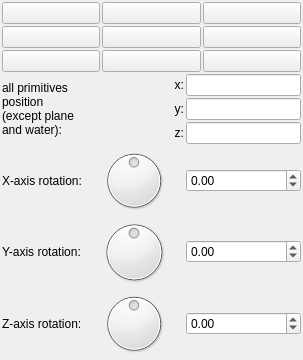
               <widget class="QWidget" name="scrollAreaWidgetContents_primitives">
                <property name="geometry">
                 <rect>
                  <x>0</x>
                  <y>0</y>
                  <width>303</width>
                  <height>360</height>
                 </rect>
                </property>
                <layout class="QVBoxLayout" name="verticalLayout_74">
                 <property name="spacing">
                  <number>2</number>
                 </property>
                 <property name="leftMargin">
                  <number>2</number>
                 </property>
                 <property name="topMargin">
                  <number>2</number>
                 </property>
                 <property name="rightMargin">
                  <number>2</number>
                 </property>
                 <property name="bottomMargin">
                  <number>2</number>
                 </property>
                 <item>
                  <layout class="QGridLayout" name="gridLayout_23">
                   <property name="spacing">
                    <number>2</number>
                   </property>
                   <item row="2" column="0">
                    <widget class="QPushButton" name="pushButton_add_primitive_cylinder">
                     <property name="sizePolicy">
                      <sizepolicy hsizetype="Minimum" vsizetype="Fixed">
                       <horstretch>0</horstretch>
                       <verstretch>1</verstretch>
                      </sizepolicy>
                     </property>
                     <property name="text">
                      <string/>
                     </property>
                     <property name="icon">
                      <iconset resource="icons.qrc">
                       <normaloff>:/arrows/icons/cylinder.png</normaloff>:/arrows/icons/cylinder.png</iconset>
                     </property>
                     <property name="iconSize">
                      <size>
                       <width>32</width>
                       <height>32</height>
                      </size>
                     </property>
                    </widget>
                   </item>
                   <item row="2" column="1">
                    <widget class="QPushButton" name="pushButton_add_primitive_cone">
                     <property name="sizePolicy">
                      <sizepolicy hsizetype="Minimum" vsizetype="Fixed">
                       <horstretch>0</horstretch>
                       <verstretch>1</verstretch>
                      </sizepolicy>
                     </property>
                     <property name="text">
                      <string/>
                     </property>
                     <property name="icon">
                      <iconset resource="icons.qrc">
                       <normaloff>:/arrows/icons/cone.png</normaloff>:/arrows/icons/cone.png</iconset>
                     </property>
                     <property name="iconSize">
                      <size>
                       <width>32</width>
                       <height>32</height>
                      </size>
                     </property>
                    </widget>
                   </item>
                   <item row="0" column="0">
                    <widget class="QPushButton" name="pushButton_add_primitive_rectangle">
                     <property name="sizePolicy">
                      <sizepolicy hsizetype="Minimum" vsizetype="Fixed">
                       <horstretch>0</horstretch>
                       <verstretch>1</verstretch>
                      </sizepolicy>
                     </property>
                     <property name="text">
                      <string/>
                     </property>
                     <property name="icon">
                      <iconset resource="icons.qrc">
                       <normaloff>:/arrows/icons/rectangle.png</normaloff>:/arrows/icons/rectangle.png</iconset>
                     </property>
                     <property name="iconSize">
                      <size>
                       <width>32</width>
                       <height>32</height>
                      </size>
                     </property>
                    </widget>
                   </item>
                   <item row="0" column="1">
                    <widget class="QPushButton" name="pushButton_add_primitive_circle">
                     <property name="sizePolicy">
                      <sizepolicy hsizetype="Minimum" vsizetype="Fixed">
                       <horstretch>0</horstretch>
                       <verstretch>1</verstretch>
                      </sizepolicy>
                     </property>
                     <property name="text">
                      <string/>
                     </property>
                     <property name="icon">
                      <iconset resource="icons.qrc">
                       <normaloff>:/arrows/icons/circle.png</normaloff>:/arrows/icons/circle.png</iconset>
                     </property>
                     <property name="iconSize">
                      <size>
                       <width>32</width>
                       <height>32</height>
                      </size>
                     </property>
                    </widget>
                   </item>
                   <item row="0" column="2">
                    <widget class="QPushButton" name="pushButton_add_primitive_box">
                     <property name="sizePolicy">
                      <sizepolicy hsizetype="Minimum" vsizetype="Fixed">
                       <horstretch>0</horstretch>
                       <verstretch>1</verstretch>
                      </sizepolicy>
                     </property>
                     <property name="text">
                      <string/>
                     </property>
                     <property name="icon">
                      <iconset resource="icons.qrc">
                       <normaloff>:/arrows/icons/box.png</normaloff>:/arrows/icons/box.png</iconset>
                     </property>
                     <property name="iconSize">
                      <size>
                       <width>32</width>
                       <height>32</height>
                      </size>
                     </property>
                    </widget>
                   </item>
                   <item row="3" column="2">
                    <widget class="QPushButton" name="pushButton_add_primitive_water">
                     <property name="sizePolicy">
                      <sizepolicy hsizetype="Minimum" vsizetype="Fixed">
                       <horstretch>0</horstretch>
                       <verstretch>1</verstretch>
                      </sizepolicy>
                     </property>
                     <property name="text">
                      <string/>
                     </property>
                     <property name="icon">
                      <iconset resource="icons.qrc">
                       <normaloff>:/arrows/icons/water.png</normaloff>:/arrows/icons/water.png</iconset>
                     </property>
                     <property name="iconSize">
                      <size>
                       <width>32</width>
                       <height>32</height>
                      </size>
                     </property>
                    </widget>
                   </item>
                   <item row="3" column="1">
                    <widget class="QPushButton" name="pushButton_add_primitive_plane">
                     <property name="sizePolicy">
                      <sizepolicy hsizetype="Minimum" vsizetype="Fixed">
                       <horstretch>0</horstretch>
                       <verstretch>1</verstretch>
                      </sizepolicy>
                     </property>
                     <property name="text">
                      <string/>
                     </property>
                     <property name="icon">
                      <iconset resource="icons.qrc">
                       <normaloff>:/arrows/icons/plane.png</normaloff>:/arrows/icons/plane.png</iconset>
                     </property>
                     <property name="iconSize">
                      <size>
                       <width>32</width>
                       <height>32</height>
                      </size>
                     </property>
                    </widget>
                   </item>
                   <item row="3" column="0">
                    <widget class="QPushButton" name="pushButton_add_primitive_torus">
                     <property name="sizePolicy">
                      <sizepolicy hsizetype="Minimum" vsizetype="Fixed">
                       <horstretch>0</horstretch>
                       <verstretch>1</verstretch>
                      </sizepolicy>
                     </property>
                     <property name="text">
                      <string/>
                     </property>
                     <property name="icon">
                      <iconset resource="icons.qrc">
                       <normaloff>:/arrows/icons/torus.png</normaloff>:/arrows/icons/torus.png</iconset>
                     </property>
                     <property name="iconSize">
                      <size>
                       <width>32</width>
                       <height>32</height>
                      </size>
                     </property>
                    </widget>
                   </item>
                   <item row="2" column="2">
                    <widget class="QPushButton" name="pushButton_add_primitive_sphere">
                     <property name="sizePolicy">
                      <sizepolicy hsizetype="Minimum" vsizetype="Fixed">
                       <horstretch>0</horstretch>
                       <verstretch>1</verstretch>
                      </sizepolicy>
                     </property>
                     <property name="text">
                      <string/>
                     </property>
                     <property name="icon">
                      <iconset resource="icons.qrc">
                       <normaloff>:/arrows/icons/sphere.png</normaloff>:/arrows/icons/sphere.png</iconset>
                     </property>
                     <property name="iconSize">
                      <size>
                       <width>32</width>
                       <height>32</height>
                      </size>
                     </property>
                    </widget>
                   </item>
                  </layout>
                 </item>
                 <item>
                  <layout class="QGridLayout" name="gridLayout_37">
                   <property name="spacing">
                    <number>2</number>
                   </property>
                   <item row="2" column="2">
                    <widget class="MyLineEdit" name="vect3_all_primitives_position_z"/>
                   </item>
                   <item row="3" column="2">
                    <widget class="MyDoubleSpinBox" name="spinboxd3_all_primitives_rotation_x">
                     <property name="prefix">
                      <string/>
                     </property>
                     <property name="suffix">
                      <string/>
                     </property>
                     <property name="decimals">
                      <number>2</number>
                     </property>
                     <property name="minimum">
                      <double>-36000.000000000000000</double>
                     </property>
                     <property name="maximum">
                      <double>36000.000000000000000</double>
                     </property>
                     <property name="singleStep">
                      <double>0.100000000000000</double>
                     </property>
                    </widget>
                   </item>
                   <item row="4" column="0">
                    <widget class="QLabel" name="label_50">
                     <property name="text">
                      <string>Y-axis rotation:</string>
                     </property>
                    </widget>
                   </item>
                   <item row="5" column="1">
                    <widget class="QDial" name="dial3_all_primitives_rotation_z">
                     <property name="minimum">
                      <number>-18000</number>
                     </property>
                     <property name="maximum">
                      <number>18000</number>
                     </property>
                     <property name="wrapping">
                      <bool>true</bool>
                     </property>
                    </widget>
                   </item>
                   <item row="2" column="1">
                    <widget class="QLabel" name="label_141">
                     <property name="sizePolicy">
                      <sizepolicy hsizetype="Preferred" vsizetype="Preferred">
                       <horstretch>0</horstretch>
                       <verstretch>0</verstretch>
                      </sizepolicy>
                     </property>
                     <property name="text">
                      <string>z:</string>
                     </property>
                     <property name="alignment">
                      <set>Qt::AlignRight|Qt::AlignTrailing|Qt::AlignVCenter</set>
                     </property>
                    </widget>
                   </item>
                   <item row="0" column="1">
                    <widget class="QLabel" name="label_142">
                     <property name="sizePolicy">
                      <sizepolicy hsizetype="Preferred" vsizetype="Preferred">
                       <horstretch>0</horstretch>
                       <verstretch>0</verstretch>
                      </sizepolicy>
                     </property>
                     <property name="text">
                      <string>x:</string>
                     </property>
                     <property name="alignment">
                      <set>Qt::AlignRight|Qt::AlignTrailing|Qt::AlignVCenter</set>
                     </property>
                    </widget>
                   </item>
                   <item row="0" column="2">
                    <widget class="MyLineEdit" name="vect3_all_primitives_position_x"/>
                   </item>
                   <item row="1" column="2">
                    <widget class="MyLineEdit" name="vect3_all_primitives_position_y"/>
                   </item>
                   <item row="3" column="0">
                    <widget class="QLabel" name="label_49">
                     <property name="text">
                      <string>X-axis rotation:</string>
                     </property>
                    </widget>
                   </item>
                   <item row="1" column="1">
                    <widget class="QLabel" name="label_144">
                     <property name="sizePolicy">
                      <sizepolicy hsizetype="Preferred" vsizetype="Preferred">
                       <horstretch>0</horstretch>
                       <verstretch>0</verstretch>
                      </sizepolicy>
                     </property>
                     <property name="text">
                      <string>y:</string>
                     </property>
                     <property name="alignment">
                      <set>Qt::AlignRight|Qt::AlignTrailing|Qt::AlignVCenter</set>
                     </property>
                    </widget>
                   </item>
                   <item row="4" column="1">
                    <widget class="QDial" name="dial3_all_primitives_rotation_y">
                     <property name="minimum">
                      <number>-18000</number>
                     </property>
                     <property name="maximum">
                      <number>18000</number>
                     </property>
                     <property name="wrapping">
                      <bool>true</bool>
                     </property>
                    </widget>
                   </item>
                   <item row="3" column="1">
                    <widget class="QDial" name="dial3_all_primitives_rotation_x">
                     <property name="minimum">
                      <number>-18000</number>
                     </property>
                     <property name="maximum">
                      <number>18000</number>
                     </property>
                     <property name="wrapping">
                      <bool>true</bool>
                     </property>
                    </widget>
                   </item>
                   <item row="4" column="2">
                    <widget class="MyDoubleSpinBox" name="spinboxd3_all_primitives_rotation_y">
                     <property name="prefix">
                      <string/>
                     </property>
                     <property name="suffix">
                      <string/>
                     </property>
                     <property name="decimals">
                      <number>2</number>
                     </property>
                     <property name="minimum">
                      <double>-36000.000000000000000</double>
                     </property>
                     <property name="maximum">
                      <double>36000.000000000000000</double>
                     </property>
                     <property name="singleStep">
                      <double>0.100000000000000</double>
                     </property>
                    </widget>
                   </item>
                   <item row="5" column="2">
                    <widget class="MyDoubleSpinBox" name="spinboxd3_all_primitives_rotation_z">
                     <property name="prefix">
                      <string/>
                     </property>
                     <property name="suffix">
                      <string/>
                     </property>
                     <property name="decimals">
                      <number>2</number>
                     </property>
                     <property name="minimum">
                      <double>-36000.000000000000000</double>
                     </property>
                     <property name="maximum">
                      <double>36000.000000000000000</double>
                     </property>
                     <property name="singleStep">
                      <double>0.100000000000000</double>
                     </property>
                    </widget>
                   </item>
                   <item row="5" column="0">
                    <widget class="QLabel" name="label_51">
                     <property name="text">
                      <string>Z-axis rotation:</string>
                     </property>
                    </widget>
                   </item>
                   <item row="0" column="0" rowspan="3">
                    <widget class="QLabel" name="label_143">
                     <property name="text">
                      <string>all primitives
position
(except plane
and water):</string>
                     </property>
                    </widget>
                   </item>
                  </layout>
                 </item>
                 <item>
                  <layout class="QVBoxLayout" name="verticalLayout_primitives">
                   <property name="spacing">
                    <number>2</number>
                   </property>
                  </layout>
                 </item>
                 <item>
                  <spacer name="verticalSpacer_9">
                   <property name="orientation">
                    <enum>Qt::Vertical</enum>
                   </property>
                   <property name="sizeHint" stdset="0">
                    <size>
                     <width>20</width>
                     <height>40</height>
                    </size>
                   </property>
                  </spacer>
                 </item>
                </layout>
               </widget>
